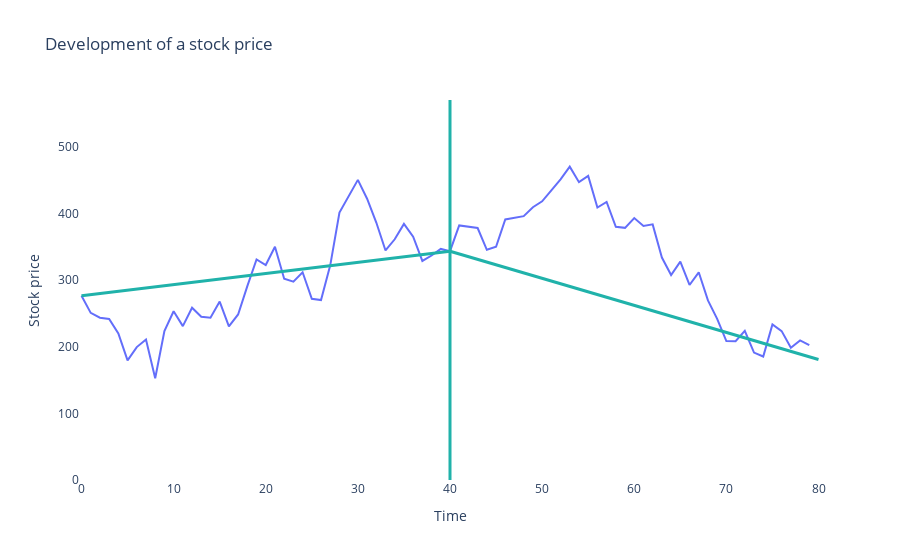

Notebook code for this chart:
### Code cell
# TODO: Make graphs, regressions look nice.
# Challenge: retain uniformity in order not to bias 
# experimental persuaders/receivers.

# TODO: Does plotly require pandas dataframes, or are numpy-array fine, too?
# Documentation indicates generally pd. fine.

# TODO: Find a dynamic and consistent way to set the axes (y, mostly)


shift_point = 40

fig = px.line(data.head(80), x="Time", 
                        y="Stock price",
                        labels={'number_obs':'Number of Observations', 'runtime':'runtime'},
                        title='Development of a stock price',
                        )
fig.update_layout(paper_bgcolor='#fff' )
fig.update_layout(plot_bgcolor='#fff' )

fig.add_shape(type="line",
    xref="x", yref="y",
    x0=shift_point, y0=0, x1=shift_point, y1=data["Stock price"].max()+100,
    line=dict(
        color="LightSeaGreen",
        width=3,
    ),
)

fig.add_shape(type="line",
    xref="x", yref="y",
    x0=shift_point, y0=data.iat[shift_point,1], x1=80, y1=data.iat[80,1],
    line=dict(
        color="LightSeaGreen",
        width=3,
    ),
)

fig.add_shape(type="line",
    xref="x", yref="y",
    x0=0, y0=data.iat[0,1], x1=shift_point, y1=data.iat[shift_point,1],
    line=dict(
        color="LightSeaGreen",
        width=3,
    ),
)
fig.update_yaxes(range=[0, data["Stock price"].max()+100])
# fig.to_image(format="png", engine="kaleido")

# fig.write_image(pwd + "/img/fig_test_{}.jpg".format(shift_point), engine='kaleido')

### Figure 1 — Plotly figure (JSON) as saved in the notebook; plotly's stock layout.template omitted (floating-point values rounded to 4 significant figures)
{"data": [{"hovertemplate": "Time=%{x}<br>Stock price=%{y}<extra></extra>", "legendgroup": "", "line": {"color": "#636efa", "dash": "solid"}, "marker": {"symbol": "circle"}, "mode": "lines", "name": "", "orientation": "v", "showlegend": false, "type": "scatter", "x": [0, 1, 2, 3, 4, 5, 6, 7, 8, 9, 10, 11, 12, 13, 14, 15, 16, 17, 18, 19, 20, 21, 22, 23, 24, 25, 26, 27, 28, 29, 30, 31, 32, 33, 34, 35, 36, 37, 38, 39, 40, 41, 42, 43, 44, 45, 46, 47, 48, 49, 50, 51, 52, 53, 54, 55, 56, 57, 58, 59, 60, 61, 62, 63, 64, 65, 66, 67, 68, 69, 70, 71, 72, 73, 74, 75, 76, 77, 78, 79], "xaxis": "x", "y": [276.5, 250.9, 243.6, 241.8, 220.1, 179.6, 199.5, 210.9, 152.8, 223.7, 253.2, 231.0, 258.5, 245.0, 243.7, 267.9, 230.7, 248.4, 290.9, 331.1, 322.6, 350.2, 302.0, 297.8, 311.8, 272.0, 270.0, 322.3, 401.3, 425.1, 450.5, 422.2, 386.4, 344.6, 361.3, 384.4, 365.1, 328.7, 337.0, 346.9, 343.4, 382.0, 379.7, 378.3, 345.5, 350.1, 391.0, 393.3, 396.0, 409.5, 418.3, 434.7, 451.3, 470.4, 447.0, 456.5, 408.9, 417.4, 380.1, 378.4, 393.2, 381.2, 383.7, 333.9, 307.7, 327.9, 292.7, 311.7, 269.6, 241.9, 208.5, 208.2, 223.8, 191.3, 185.3, 233.5, 223.5, 198.5, 209.6, 202.4], "yaxis": "y"}], "layout": {"legend": {"tracegroupgap": 0}, "paper_bgcolor": "#fff", "plot_bgcolor": "#fff", "shapes": [{"line": {"color": "LightSeaGreen", "width": 3}, "type": "line", "x0": 40, "x1": 40, "xref": "x", "y0": 0, "y1": 570.4, "yref": "y"}, {"line": {"color": "LightSeaGreen", "width": 3}, "type": "line", "x0": 40, "x1": 80, "xref": "x", "y0": 343.4, "y1": 180.8, "yref": "y"}, {"line": {"color": "LightSeaGreen", "width": 3}, "type": "line", "x0": 0, "x1": 40, "xref": "x", "y0": 276.5, "y1": 343.4, "yref": "y"}], "title": {"text": "Development of a stock price"}, "xaxis": {"anchor": "y", "domain": [0, 1], "title": {"text": "Time"}}, "yaxis": {"anchor": "x", "domain": [0, 1], "range": [0, 570.4], "title": {"text": "Stock price"}}}}
